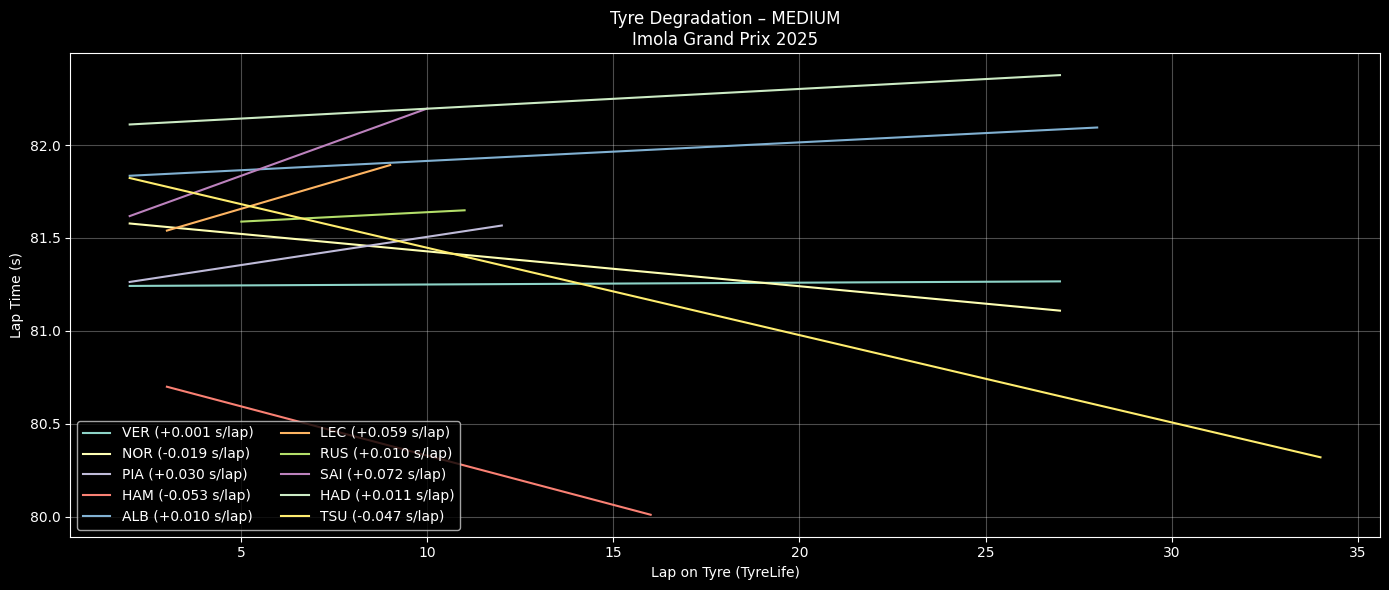

The Python source for this figure:
import fastf1, os
import pandas as pd
import numpy as np
import matplotlib.pyplot as plt
from pathlib import Path

# ========= CONFIG =========
YEAR = 2025
GP = "Imola Grand Prix"
SESSION = "R"
COMPOUND = "MEDIUM"      # SOFT / MEDIUM / HARD
TOP_N = 10             # Top N finishers
CACHE_DIR = Path("/content/fastf1_cache")

# ========= CACHE =========
CACHE_DIR.mkdir(parents=True, exist_ok=True)
fastf1.Cache.enable_cache(CACHE_DIR)

# ========= LOAD SESSION =========
session = fastf1.get_session(YEAR, GP, SESSION)
session.load()

laps = session.laps.copy()
laps = laps[laps["IsAccurate"]]

# Convert laptime to seconds
laps["LapTimeSec"] = laps["LapTime"].dt.total_seconds()

# ========= SELECT TOP DRIVERS =========
drivers = (
    session.results
    .sort_values("Position")
    .head(TOP_N)["Abbreviation"]
    .tolist()
)

laps = laps[laps["Driver"].isin(drivers)]

# ========= CLEAN LAPS =========
laps = laps[
    laps["PitInTime"].isna() &
    laps["PitOutTime"].isna() &
    (laps["Compound"] == COMPOUND)
]

# ========= REMOVE OUTLIERS (IQR PER DRIVER PER STINT) =========
clean = []

for (d, stint), dl in laps.groupby(["Driver", "Stint"]):
    if len(dl) < 5:
        continue

    q1, q3 = dl["LapTimeSec"].quantile([0.25, 0.75])
    iqr = q3 - q1

    dl = dl[
        (dl["LapTimeSec"] >= q1 - 1.5 * iqr) &
        (dl["LapTimeSec"] <= q3 + 1.5 * iqr)
    ]

    clean.append(dl)

clean = pd.concat(clean)

# ========= PLOT TYRE DEGRADATION =========
plt.figure(figsize=(14,6))

for d in drivers:
    dl = clean[clean["Driver"] == d]

    # pilih stint terpanjang untuk driver tsb
    if dl.empty:
        continue

    stint_id = (
        dl.groupby("Stint").size().idxmax()
    )

    stint_laps = dl[dl["Stint"] == stint_id]

    if len(stint_laps) < 5:
        continue

    x = stint_laps["TyreLife"]
    y = stint_laps["LapTimeSec"]

    # Linear regression → degradation slope
    z = np.polyfit(x, y, 1)
    y_fit = np.polyval(z, x)

    plt.plot(x, y_fit, label=f"{d} ({z[0]:+.03f} s/lap)")

plt.title(f"Tyre Degradation – {COMPOUND}\n{GP} {YEAR}")
plt.xlabel("Lap on Tyre (TyreLife)")
plt.ylabel("Lap Time (s)")
plt.grid(alpha=0.3)
plt.legend(ncol=2)
plt.tight_layout()
plt.show()
